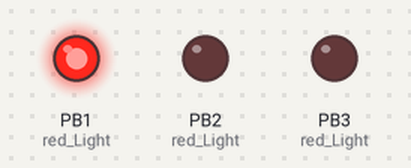
A program run on a simulated ATmega328P, built with avr-gcc and emulated at 16 MHz. Parts: output pins drawn as LEDs (lit = HIGH).

Above: at 2.5 s.
At 6.0 s:
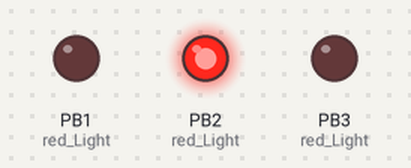
At 9.5 s:
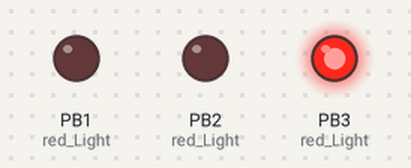
Timing chart, 0 to 15.6 s (numbered marks = the images above):
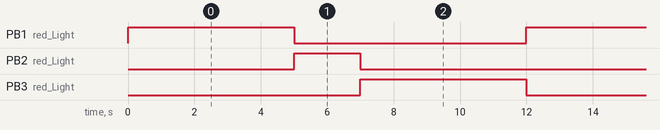

The program:

main.c
```c
/*
 * traffic_onedir.c
 *
 * Created: 20-11-2025 12:03:37
 * Author : littles
 */
# define F_CPU 16000000UL
#include <avr/io.h>
#include <util/delay.h>

void red_Light(){
	PORTB |=(1<<PORTB1); //set PB1=1 for red
	PORTB &=~(1<<PORTB2);//PB2 =0as yellow
	PORTB &=~(1<<PORTB3);//PB3=0 as green
}
void green_Light(){
	PORTB |=(1<<PORTB3); //set PB3=1 for green
	PORTB &=~(1<<PORTB2);//PB2 =0 for yellow
	PORTB &=~(1<<PORTB1);//PB1=0 for red
}
void yellow_Light(){
	PORTB |=(1<<PORTB2); //set PB1=1 for yellow
	PORTB &=~(1<<PORTB1);//PB2 =0as red
	PORTB &=~(1<<PORTB3);//PB3=0 as green
}


int main(void)
{
   DDRB|=(1<<DDB1)|(1<<DDB2)|(1<<DDB3);//SET PB1=PB2=PB3=1 as output pin
    while (1)
    {
		red_Light();
		_delay_ms(5000);
		yellow_Light();
		_delay_ms(2000);
		green_Light();
		_delay_ms(5000);
    }
}
```

Measured:
- by itself, PB1 (red_Light), PB3 (red_Light): alternates HIGH for 5.0 s and LOW for 7.0 s
- by itself, PB2 (red_Light): alternates HIGH for 2.0 s and LOW for 10.0 s
- by itself, everything shown: repeats every 12.0 s, in 3 steps
